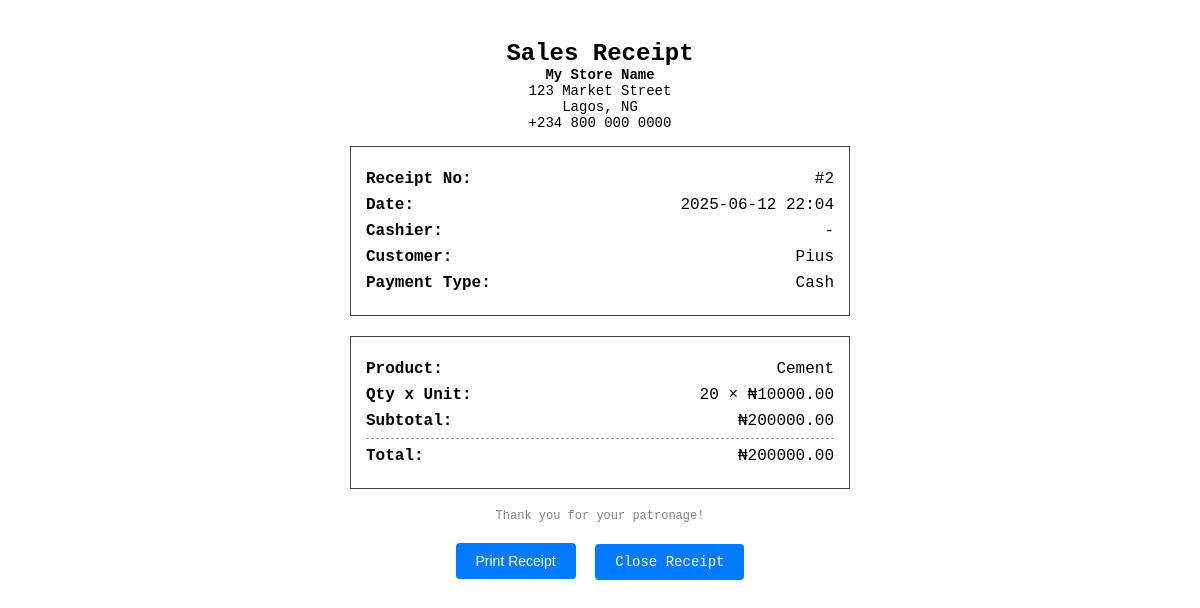
/receipt/transaction/2 (signed in), run on an earlier commit of the app's database.
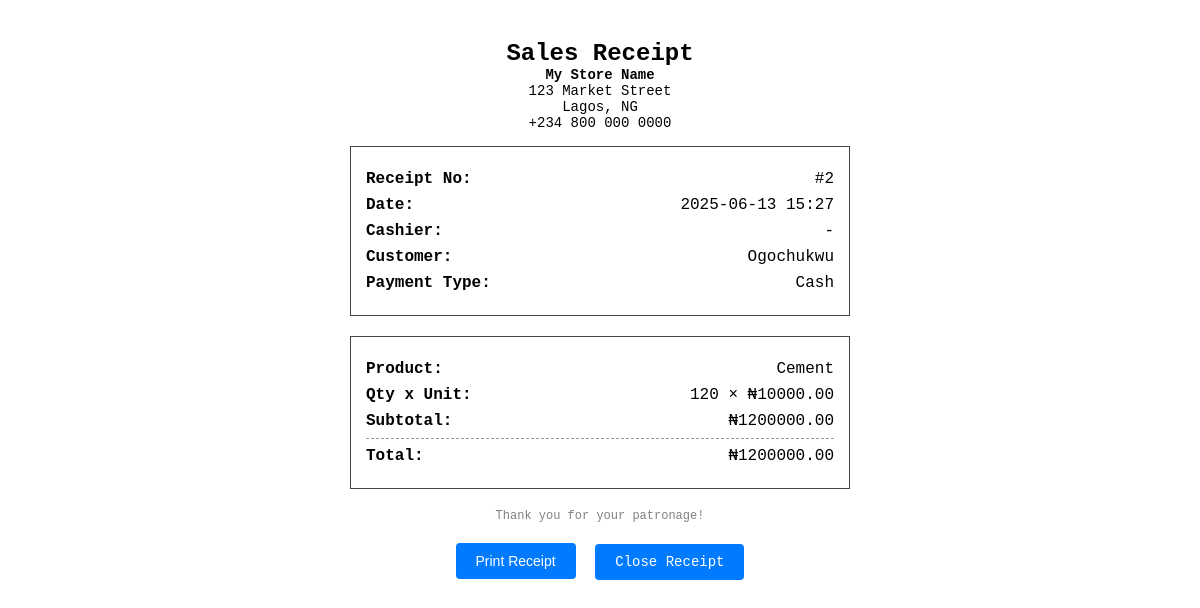
And on a later commit of the database.
### models.py (models this page shows)
class Sale(db.Model):
    id = db.Column(db.Integer, primary_key=True)
    uuid = db.Column(db.String(36), unique=True, default=lambda: str(uuid.uuid4()))
    product_id = db.Column(db.Integer, db.ForeignKey('product.id'), nullable=False)
    quantity = db.Column(db.Integer, nullable=False)
    cost_price = db.Column(db.Float, nullable=False)  # <-- Add this line
    unit_price = db.Column(db.Float, nullable=False)
    total_price = db.Column(db.Float, nullable=False)
    customer_name = db.Column(db.String(100), nullable=True)
    payment_type = db.Column(db.String(50), nullable=True)  # e.g., Cash, Card, Mobile Money
    comments = db.Column(db.String(300), nullable=True)
    timestamp = db.Column(db.DateTime, default=datetime.utcnow)
    last_modified = db.Column(db.DateTime, default=datetime.utcnow, onupdate=datetime.utcnow)
    synced = db.Column(db.Boolean, default=False)
    user_id = db.Column(db.Integer, db.ForeignKey('user.id'))  # Link to User
    user = db.relationship('User', backref='sales')            # Optional: allows user.sales
    transaction_id = db.Column(db.Integer, db.ForeignKey('sale_transaction.id'), nullable=True)

### routes/sales.py (the view)
@bp.route('/receipt/transaction/<int:transaction_id>')
@login_required
def view_transaction_receipt(transaction_id):
    sales = Sale.query.filter_by(transaction_id=transaction_id).all()
    if not sales:
        abort(404)
    product_ids = [sale.product_id for sale in sales]
    products = {p.id: p for p in Product.query.filter(Product.id.in_(product_ids)).all()}
    return render_template('transaction_receipt.html', sales=sales, products=products)

### app.py (called while the page is built)
@login_manager.user_loader
def load_user(user_id):
    return User.query.get(int(user_id))

### templates/transaction_receipt.html (shortened to what this page needs)
<!DOCTYPE html>
<html>
<head>
</head>
<body>
    <h2>Sales Receipt</h2>
    <div class="store-info">
        <div><strong>My Store Name</strong></div>
        <div>123 Market Street</div>
        <div>Lagos, NG</div>
        <div>+234 800 000 0000</div>
    </div>
    <div class="receipt-box">
        <div class="line"><strong>Receipt No:</strong> <span>#{{ sales[0].transaction_id }}</span></div>
        <div class="line"><strong>Date:</strong> <span>{{ sales[0].timestamp.strftime('%Y-%m-%d %H:%M') }}</span></div>
        <div class="line"><strong>Cashier:</strong> <span>{{ sales[0].username or '-' }}</span></div>
        <div class="line"><strong>Customer:</strong> <span>{{ sales[0].customer_name or 'N/A' }}</span></div>
        <div class="line"><strong>Payment Type:</strong> <span>{{ sales[0].payment_type or 'N/A' }}</span></div>
    </div>
    <div class="receipt-box">
        {% for sale in sales %}
            <div class="line"><strong>Product:</strong> <span>{{ products[sale.product_id].name if sale.product_id in products else '-' }}</span></div>
            <div class="line"><strong>Qty x Unit:</strong> <span>{{ sale.quantity }} × ₦{{ "%.2f"|format(sale.unit_price) }}</span></div>
            <div class="line"><strong>Subtotal:</strong> <span>₦{{ "%.2f"|format(sale.total_price) }}</span></div>
            <hr>
        {% endfor %}
        <div class="line"><strong>Total:</strong>
            <span>₦{{ "%.2f"|format(sales | sum(attribute='total_price')) }}</span>
        </div>
    </div>
    <div class="footer">Thank you for your patronage!</div>
    <div class="btn-actions">
        <button onclick="window.print()">Print Receipt</button>
        <a href="{{ url_for('sales.sales_list') }}">Close Receipt</a>
    </div>
</body>
</html>

What changed in the data, as far as the page shows it:
changed Sale "Cash": timestamp "2025-06-12 22:04" → "2025-06-13 15:27"; customer_name "Pius" → "Ogochukwu"; quantity "20" → "120"; total_price "200000.00" → "1200000.00"
Also different on the page:
{{ "%.2f"|format(sales | sum(attribute='total_price')) }}: "200000.00" → "1200000.00"
